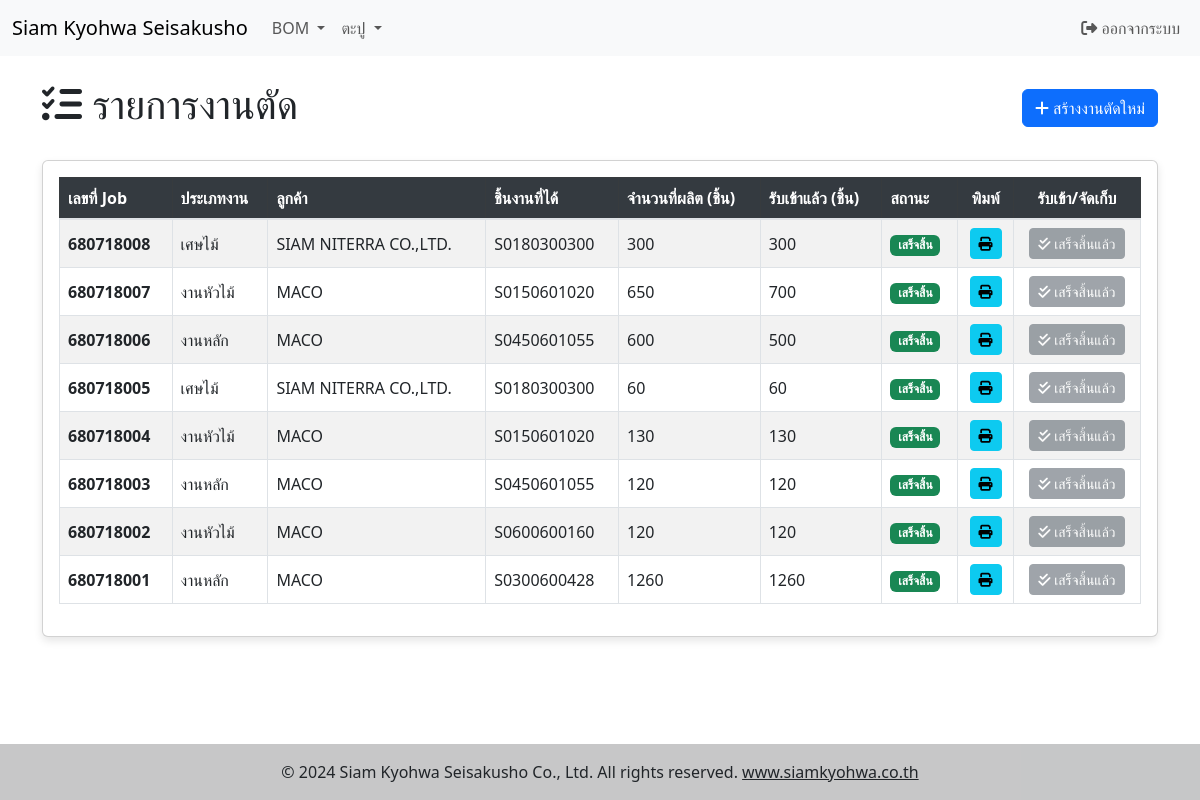
Page /cutting_job_list.php (signed in) on the committed database.
### tables this page shows
CREATE TABLE IF NOT EXISTS `cutting_job` (
  `cutting_job_id` int(11) NOT NULL AUTO_INCREMENT COMMENT 'ID ของใบงานย่อย',
  `batch_id` int(11) NOT NULL COMMENT 'FK อ้างอิงถึงชุดคำสั่งผลิต (cutting_batch)',
  `job_code` varchar(10) DEFAULT NULL COMMENT 'รหัสใบงานรูปแบบ ปปดดววXXX',
  `part_type` enum('main','head','scrap') NOT NULL COMMENT 'ประเภทของงานในใบงานย่อยนี้',
  `tu_details` longtext NOT NULL COMMENT 'เก็บจำนวนของแต่ละ TU ในรูปแบบ JSON สำหรับงานย่อยนี้เท่านั้น',
  `summary_input_m3` decimal(10,6) DEFAULT NULL,
  `summary_output_m3` decimal(10,6) DEFAULT NULL,
  `summary_loss_m3` decimal(10,6) DEFAULT NULL,
  `summary_loss_percent` decimal(5,2) DEFAULT NULL,
  `job_status` enum('รอดำเนินการ','กำลังดำเนินการ','เสร็จสิ้น','ยกเลิก') NOT NULL DEFAULT 'รอดำเนินการ' COMMENT 'สถานะของใบงานย่อย',
  PRIMARY KEY (`cutting_job_id`),
  UNIQUE KEY `idx_job_code` (`job_code`),
  KEY `batch_id` (`batch_id`),
  CONSTRAINT `cutting_job_ibfk_1` FOREIGN KEY (`batch_id`) REFERENCES `cutting_batch` (`batch_id`) ON DELETE CASCADE
);

### functions.php (called while the page is built, shortened)
<?php
function getUserThaiName($conn, $user_id) {
    $thainame = "ไม่ระบุ";
    $sql = "SELECT thainame FROM prod_user WHERE user_id = ?";
    $stmt = $conn->prepare($sql);
    if ($stmt) {
        $stmt->bind_param("i", $user_id);
        $stmt->execute();
        $result = $stmt->get_result();
        if ($row = $result->fetch_assoc()) {
            $thainame = $row['thainame'];
        }
    } else {
        error_log("Error preparing statement for getUserThaiName: " . $conn->error);
    }
    return $thainame;
}
?>

### cutting_job_list.php (the view, shortened to what this page needs)
<?php
require_once __DIR__ . '/config_db.php';
require_once __DIR__ . '/functions.php';
$result = $conn->query($sql);
$current_user_id = $_SESSION['user_id'];
$current_user_thainame = getUserThaiName($conn, $current_user_id);
?>
<!DOCTYPE html>
<html lang="th">
<head>
    <link href="https://cdn.jsdelivr.net/npm/bootstrap@5.3.3/dist/css/bootstrap.min.css" rel="stylesheet">
    <link rel="stylesheet" href="https://cdnjs.cloudflare.com/ajax/libs/font-awesome/6.5.1/css/all.min.css">
</head>
<body>
<?php include __DIR__ . '/navbar.php'; ?>
<main class="container">
    <div class="d-flex justify-content-between align-items-center mb-4 mt-4">
        <h1><i class="fas fa-tasks"></i> รายการงานตัด</h1>
        <a href="create_cutting_job.php" class="btn btn-primary">
            <i class="fas fa-plus"></i> สร้างงานตัดใหม่
        </a>
    </div>
    <div class="card">
        <div class="card-body">
            <div class="table-responsive">
                <table class="table table-bordered table-striped table-hover align-middle">
                    <thead class="table-dark">
                        <tr>
                            <th>เลขที่ Job</th>
                            <th>ประเภทงาน</th>
                            <th>ลูกค้า</th>
                            <th>ชิ้นงานที่ได้</th>
                            <th>จำนวนที่ผลิต (ชิ้น)</th>
                            <th>รับเข้าแล้ว (ชิ้น)</th>
                            <th>สถานะ</th>
                            <th class="text-center">พิมพ์</th>
                            <th class="text-center">รับเข้า/จัดเก็บ</th>
                        </tr>
                    </thead>
                    <tbody>
                        <?php
                        if ($result && $result->num_rows > 0) {
                            while($row = $result->fetch_assoc()) {
                                echo "<tr>";
                                echo "<td><strong>" . htmlspecialchars($row['job_code'] ?? 'N/A') . "</strong></td>";
                                $part_type_display = '';
                                switch ($row['part_type']) {
                                    case 'main':
                                        $part_type_display = 'งานหลัก';
                                        break;
                                    case 'head':
                                        $part_type_display = 'งานหัวไม้';
                                        break;
                                    case 'scrap':
                                        $part_type_display = 'เศษไม้';
                                        break;
                                }
                                echo "<td>" . $part_type_display . "</td>";
                                echo "<td>" . htmlspecialchars($row['customer_name'] ?? 'N/A') . "</td>";
                                echo "<td>" . htmlspecialchars($row['part_code'] ?? 'N/A') . "</td>";
                                echo "<td>" . htmlspecialchars($row['quantity_to_produce'] ?? 'N/A') . "</td>";
                                echo "<td>" . htmlspecialchars($row['current_completed_quantity'] ?? '0') . "</td>";
                                $status_class = '';
                                switch ($row['job_status']) {
                                    case 'เสร็จสิ้น': $status_class = 'bg-success text-white'; break;
                                }
                                echo "<td><span class='badge " . $status_class . "'>" . htmlspecialchars($row['job_status']) . "</span></td>";
                                echo "<td class='text-center'><a href='create_cutting_job_pdf.php?id=" . $row['cutting_job_id'] . "' target='_blank' class='btn btn-info btn-sm'><i class='fas fa-print'></i></a></td>";
                                echo "<td class='text-center'>";
                                if ($row['job_status'] != 'ยกเลิก') {
                                    $is_completed = ($row['job_status'] == 'เสร็จสิ้น');
                                    $button_class = $is_completed ? 'btn-secondary' : 'btn-success';
                                    $button_disabled = $is_completed ? 'disabled' : '';
                                    $button_text = $is_completed ? 'เสร็จสิ้นแล้ว' : 'รับเข้า/จัดเก็บ';
                                    $icon_class = $is_completed ? 'fa-check-double' : 'fa-check-circle';
                                    echo "<button type='button' class='btn {$button_class} btn-sm' data-bs-toggle='modal' data-bs-target='#completeJobModal'
                                            data-bs-id='" . htmlspecialchars($row['cutting_job_id']) . "'
                                            data-bs-jobcode='" . htmlspecialchars($row['job_code']) . "'
                                            data-bs-partcode='" . htmlspecialchars($row['part_code'] ?? 'N/A') . "'
                                            data-bs-outputpartid='" . htmlspecialchars($row['output_part_id'] ?? '') . "' -- [เพิ่ม] ส่ง output_part_id
                                            data-bs-quantitytoproduce='" . htmlspecialchars($row['quantity_to_produce'] ?? 'N/A') . "'
                                            data-bs-currentcompleted='" . htmlspecialchars($row['current_completed_quantity'] ?? '0') . "'
                                            data-bs-jobstatus='" . htmlspecialchars($row['job_status']) . "'
                                            {$button_disabled}>
                                            <i class='fas {$icon_class}'></i> {$button_text}
                                        </button>";
                                } else {
                                    echo "<button type='button' class='btn btn-danger btn-sm' disabled><i class='fas fa-times-circle'></i> ยกเลิกแล้ว</button>";
                                }
                                echo "</td>";
                                echo "</tr>";
                            }
                        } else {
                            echo "<tr><td colspan='9' class='text-center'>ไม่พบข้อมูลงานตัด</td></tr>";
                        }
                        ?>
                    </tbody>
                </table>
            </div>
        </div>
    </div>
</main>
<?php
include __DIR__ . '/footer.php';
?>
</body>
</html>

### cutting_job_list.php (style rules this page uses)
body { font-family: 'Segoe UI', Tahoma, Geneva, Verdana, sans-serif; background-color: #f8f9fa; }
.container { margin-top: 20px; margin-bottom: 20px; }
.card { border-radius: 10px; box-shadow: 0 4px 8px rgba(0,0,0,0.1); }
.table thead th { background-color: #343a40; color: white; border-bottom: 2px solid #dee2e6; }
.btn-primary, .btn-info { border-radius: 5px; }
.badge { padding: 0.5em 0.7em; border-radius: 0.5rem; }

### rows in the picture
cutting_job: job_code "680718008", part_type "เศษไม้", customer_name "SIAM NITERRA CO.,LTD.", part_code "S0180300300", quantity_to_produce "300", current_completed_quantity "300", job_status "เสร็จสิ้น", job_status "เสร็จสิ้นแล้ว"
cutting_job: job_code "680718007", part_type "งานหัวไม้", customer_name "MACO", part_code "S0150601020", quantity_to_produce "650", current_completed_quantity "700", job_status "เสร็จสิ้น", job_status "เสร็จสิ้นแล้ว"
cutting_job: job_code "680718006", part_type "งานหลัก", customer_name "MACO", part_code "S0450601055", quantity_to_produce "600", current_completed_quantity "500", job_status "เสร็จสิ้น", job_status "เสร็จสิ้นแล้ว"
cutting_job: job_code "680718005", part_type "เศษไม้", customer_name "SIAM NITERRA CO.,LTD.", part_code "S0180300300", quantity_to_produce "60", current_completed_quantity "60", job_status "เสร็จสิ้น", job_status "เสร็จสิ้นแล้ว"
cutting_job: job_code "680718004", part_type "งานหัวไม้", customer_name "MACO", part_code "S0150601020", quantity_to_produce "130", current_completed_quantity "130", job_status "เสร็จสิ้น", job_status "เสร็จสิ้นแล้ว"
cutting_job: job_code "680718003", part_type "งานหลัก", customer_name "MACO", part_code "S0450601055", quantity_to_produce "120", current_completed_quantity "120", job_status "เสร็จสิ้น", job_status "เสร็จสิ้นแล้ว"
cutting_job: job_code "680718002", part_type "งานหัวไม้", customer_name "MACO", part_code "S0600600160", quantity_to_produce "120", current_completed_quantity "120", job_status "เสร็จสิ้น", job_status "เสร็จสิ้นแล้ว"
cutting_job: job_code "680718001", part_type "งานหลัก", customer_name "MACO", part_code "S0300600428", quantity_to_produce "1260", current_completed_quantity "1260", job_status "เสร็จสิ้น", job_status "เสร็จสิ้นแล้ว"

### other values in the picture
$item['title'] "BOM"
$item['title'] "ตะปู"
